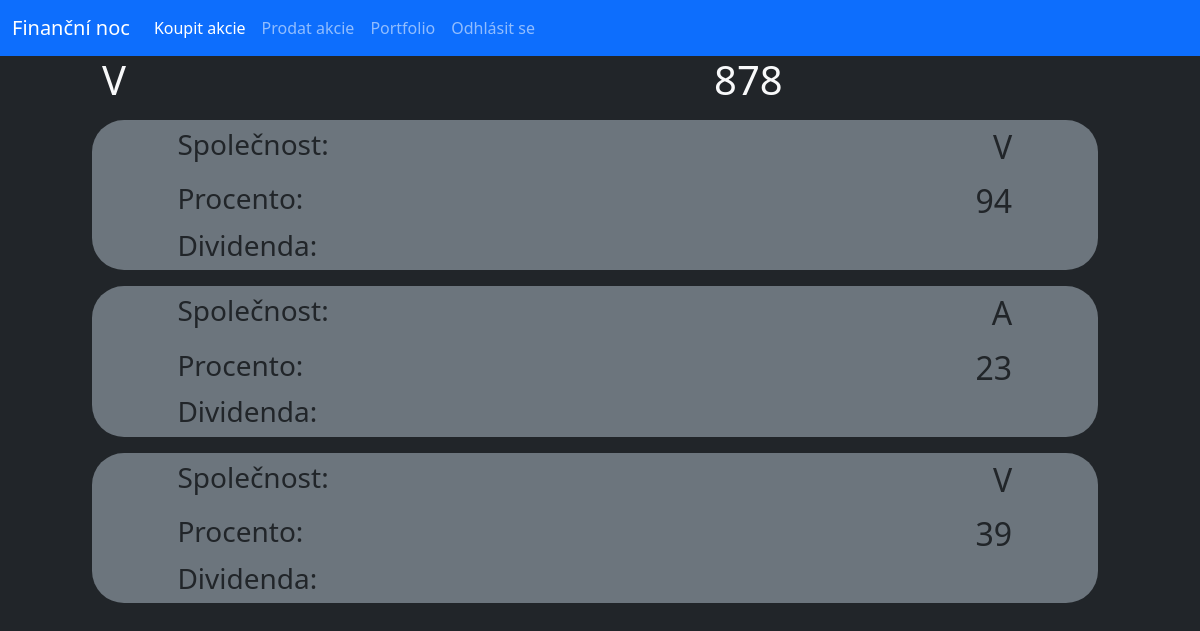
Page /user (signed in) on the earlier database version.
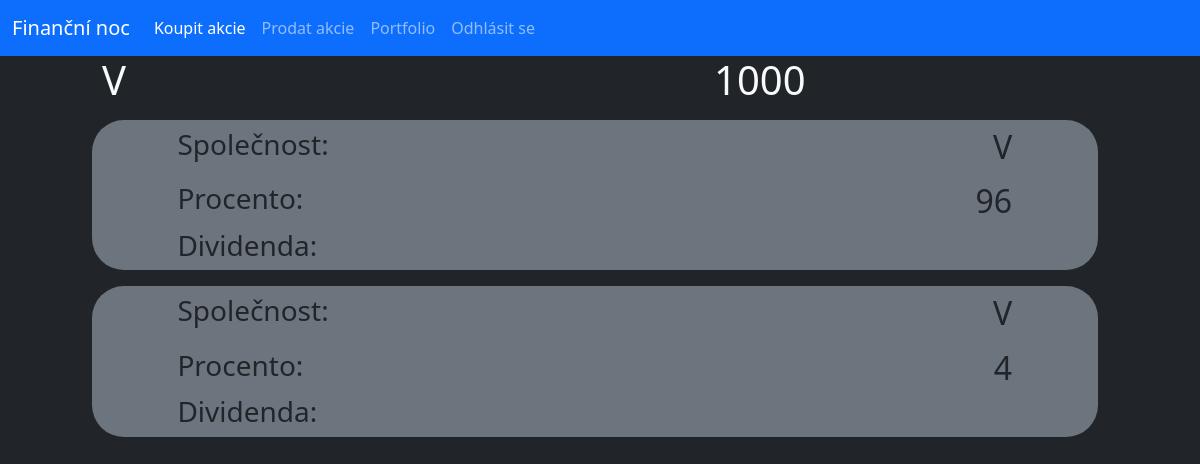
Same page on the later database version.
### database.py (models this page shows, shortened)
class User(db.Model):
    _id = db.Column("id", db.Integer, primary_key=True)
    name = db.Column(db.String(40))
    money = db.Column(db.Integer)
    password = db.Column(db.String(70))

class Stock(db.Model):
    _id = db.Column("id", db.Integer, primary_key=True)
    owner = db.Column(db.String(40))
    name = db.Column(db.String(40))
    percentage = db.Column(db.Integer)
    isSelling = db.Column(db.Boolean)

### router.py (the view)
@app.route("/user")
def user():
    if "user" in session:
        usr = session["user"]
        user = User.query.filter_by(name=usr).first()
        stocks = Stock.query.filter_by(owner=usr).all()
        return render_template("user.html", usr=user, logged=True, stocks=stocks)
    else:
        return redirect(url_for("home"))

### templates/user.html
{% extends "main.html" %}
{% block content %}
    <div class="row">
        <div class="col offset-1"><h1 class="text-light">{{usr.name}}</h1></div>
        <div class="col offset-1"><h1 class="text-light">{{usr.money}}</h1></div>
    </div>
    {% for stock in stocks%}
    <div class="row py-2">
        <div class="col-offset-1 col-11">
            <div class="conteiner offset-1 bg-secondary rounded-5">
                <div class="row py-2">
                    <div class="col-4 offset-1"><h3>Společnost:</h3></div>
                    <div class="col-6"><h2 class="text-end">{{stock.name}}</h2></div>
                </div>
                <div class="row">
                    <div class="col-4 offset-1"><h3>Procento:</h3></div>
                    <div class="col-6"><h2 class="text-end">{{stock.percentage}}</h2></div>
                </div>
                <div class="row">
                    <div class="col-4 offset-1"><h3>Dividenda:</h3></div>
                    <div class="col-6"><h2 class="text-end">{{stock.dividend}}</h2></div>
                </div>
            </div>
        </div>
    </div>
    {% endfor %}
{% endblock%}

### templates/main.html (shortened to what this page needs)
<!doctype html>
<html lang="en">
  <head>
    <link href="https://cdn.jsdelivr.net/npm/bootstrap@5.3.3/dist/css/bootstrap.min.css" rel="stylesheet">
  </head>
  <body class="bg-dark">
    <nav class="navbar navbar-expand-lg bg-primary navbar-dark">
        <div class="container-fluid">
          <a class="navbar-brand" href="/">Finanční noc</a>
          <div class="collapse navbar-collapse" id="navbarNav">
            <ul class="navbar-nav">
                <li class="nav-item">
                    <a class="nav-link active" aria-current="page" href="/buy">Koupit akcie</a>
                </li>
                <li class="nav-item">
                    <a class="nav-link" href="/sell">Prodat akcie</a>
                </li>
                <li class="nav-item">
                    <a class="nav-link" href="/user">Portfolio</a>
                </li>
                {% if logged %}
                <li class="nav-item">
                  <a class="nav-link" href="/logout">Odhlásit se</a>
                {% else %}
                <li class="nav-item">
                  <a class="nav-link" href="/login">Přihlásit se</a>
                {%endif%}
              </li>
            </ul>
          </div>
        </div>
      </nav>
      {% block content %} {% endblock%}
  </body>
</html>

Differences in the rows shown:
removed Stock: name "A", percentage "23"
removed Stock: name "V", percentage "39"
changed User: money "878" → "1000"
changed Stock (number 1 of 2 on the later page): percentage "94" → "96"
now on this page (row edited): Stock: name "V", percentage "4"
